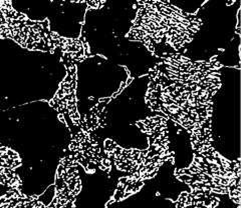
#> input picture Atividade6_Morfologia/images/original/imageB.bmp, 241 x 208 px
$ jupyter execute exercicio5.ipynb
#> lines starting #> are read from the running program, lines starting #| are printed output that depends on the picture; after the words box and inside, x2 and y2 are one past the last pixel; in counts of white or black regions, pixels touching at a corner belong together
[cell 1]
import numpy as np
import cv2
import matplotlib.pyplot as plt
import os

FILES_DIR = os.path.abspath('images')

[cell 2]
def erosion(image, element):
    result = np.copy(image)

    imageY, imageX = image.shape
    elementY, elementX = len(element), len(element[0])

    centerY, centerX = elementY // 2, elementX // 2
    maxLevel = np.max(element)

    for i in range(imageX):
        for j in range(imageY):
            minimal = 255

            for k in range(-centerX, centerX + 1):
                for l in range(-centerY, centerY + 1):
                    if i + k < 0 or i + k >= imageX:
                        continue
                    if j + l < 0 or j + l >= imageY:
                        continue

                    if element[l + centerY][k + centerX] == maxLevel:
                        minimal = min(minimal, image[j + l][i + k])

            result[j][i] = minimal

    return result

def dilation(image, element):
    result = np.copy(image)

    imageY, imageX = image.shape
    elementY, elementX = len(element), len(element[0])

    centerY, centerX = elementY // 2, elementX // 2
    maxLevel = np.max(element)

    for i in range(imageX):
        for j in range(imageY):
            maximum = 0

            for k in range(-centerX, centerX + 1):
                for l in range(-centerY, centerY + 1):
                    if i + k < 0 or i + k >= imageX:
                        continue
                    if j + l < 0 or j + l >= imageY:
                        continue

                    if element[l + centerY][k + centerX] == maxLevel:
                        maximum = max(maximum, image[j + l][i + k])

            result[j][i] = maximum

    return result

def opening(image, element):
    erosionImage = erosion(image, element)
    dilationImage = dilation(erosionImage, element)

    return dilationImage

def closing(image, element):
    dilationImage = dilation(image, element)
    erosionImage = erosion(dilationImage, element)

    return erosionImage

def showImage(image):
    plt.imshow(cv2.cvtColor(image, cv2.COLOR_BGR2RGB))
    plt.axis('off')
    plt.show()

def showSaveImage(image, imageName, mode):
    showImage(image)
    cv2.imwrite(f'{FILES_DIR}/morph/exercicio5/{imageName}_{mode}.bmp', image)

[cell 3]
imageName = 'imageB'

image = cv2.cvtColor(cv2.imread(f'{FILES_DIR}/original/{imageName}.bmp'), cv2.COLOR_RGB2GRAY)
#> image: shape (208, 241); min 0, max 255, mean 52.7
res, image = cv2.threshold(image, 127, 255, cv2.THRESH_BINARY)
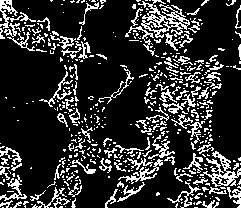
#> image: shape (208, 241); 19% white in thin lines or dots

print(f'Imagem "{imageName}" Original:')
showImage(image)

structuringElementOpening = [[0, 1, 0], [0, 1, 0], [0, 1, 0]]
structuringElementClosing = [[1, 1, 1, 1, 1], [1, 1, 1, 1, 1], [1, 1, 1, 1, 1], [1, 1, 1, 1, 1], [1, 1, 1, 1, 1]]

imageAux = np.copy(image)

openingImage = opening(image, structuringElementOpening)
#> after the loop in erosion, `for i in range(imageX):`:
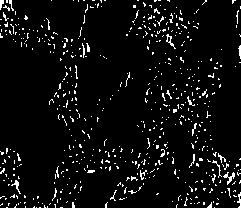
#> result: shape (208, 241); 5.4% white in thin lines or dots
#> after the loop in dilation, `for i in range(imageX):`:
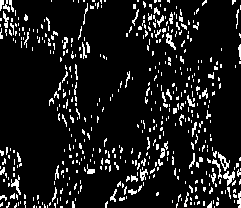
#> result: shape (208, 241); 10.3% white in thin lines or dots
print(f'Abertura da Imagem "{imageName}" com Elemento Estruturante {structuringElementOpening}:')
showSaveImage(openingImage, imageName, 'opening')

closingImage = closing(image, structuringElementClosing)
#> after the loop in dilation (call 2), `for i in range(imageX):`:
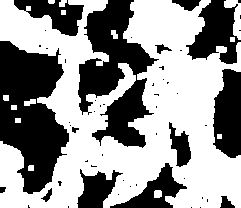
#> result: shape (208, 241); 57.2% white; 53 black regions (39 under 20 px), largest, box (x1, y1, x2, y2) and area: (0, 41, 69, 194) 6809, (78, 0, 159, 148) 5998, (213, 69, 241, 158) 2006
#> after the loop in erosion (call 2), `for i in range(imageX):`:
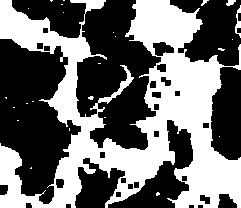
#> result: shape (208, 241); 42.9% white; 25 white regions (21 under 20 px), largest, box (x1, y1, x2, y2) and area: (0, 0, 241, 208) 21279, (235, 5, 241, 38) 87, (226, 0, 236, 6) 40, (201, 0, 209, 6) 22
print(f'Fechamento da Imagem "{imageName}" com Elemento Estruturante {structuringElementClosing}:')
showSaveImage(closingImage, imageName, 'closing')
